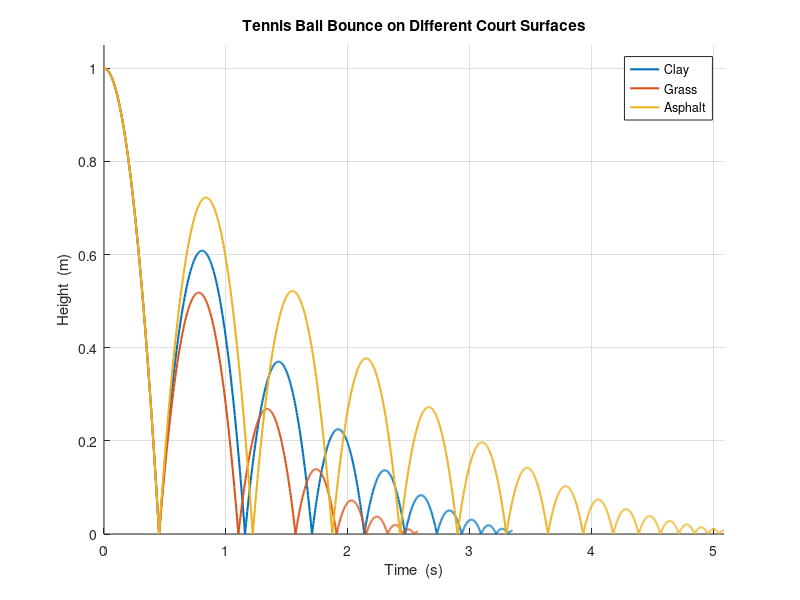

Here is the MATLAB script that generated this plot:
% COR.m
% Plot a tennis ball’s bounce on clay, grass, and asphalt courts.

close all; clc;

g = 9.81;
h0 = 1.0;
e_vals = [0.78  0.72  0.85];
labels = {'Clay','Grass','Asphalt'};
colors = lines(numel(e_vals));
h_min = 0.01;
Npts = 60;

figure; hold on; grid on;
for k = 1:numel(e_vals)
    e = e_vals(k);
    h = h0;
    t_global = 0;
    T = [];  H = [];
    
    while h > h_min
        tf = sqrt(2*h/g);
        t  = linspace(0, tf, Npts);
        y  = h - 0.5*g*t.^2;
        T  = [T, t_global + t];
        H  = [H, y];
        
        v_impact = sqrt(2*g*h);
        v_up = e * v_impact;
        h_next = v_up^2 / (2*g);
        tr = v_up / g;
        t  = linspace(0, tr, Npts);
        y  = v_up*t - 0.5*g*t.^2;
        T  = [T, t_global + tf + t];
        H  = [H, y];
        
        t_global = t_global + tf + tr;
        h = h_next;
    end
    
    plot(T, H, 'LineWidth', 1.5, 'Color', colors(k,:), 'DisplayName', labels{k});
end

xlabel('Time  (s)');
ylabel('Height  (m)');
title('Tennis Ball Bounce on Different Court Surfaces');
legend('Location','northeast');
xlim([0, inf]);
ylim([0, h0*1.05]);